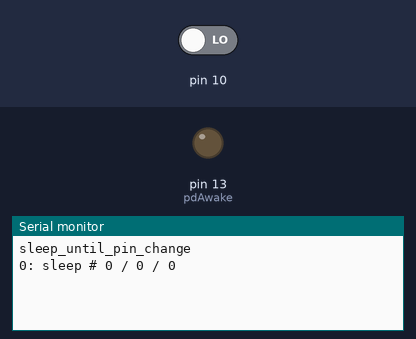
A sketch run on a simulated Arduino Mega 2560, built with avr-gcc and run on an emulated ATmega2560. Parts: output pins drawn as LEDs (lit = HIGH), the last lines printed to the serial monitor. The test bench sets the inputs (shaded band); at power-on: pin 10 LOW. Sleep ends after the set time or at an interrupt.

Above: at 1.2 s.
1.3 s: pin 10 driven HIGH
At 2.4 s:
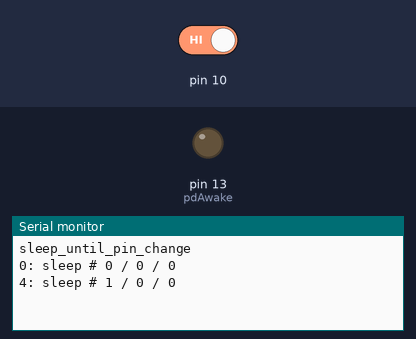
2.8 s: pin 10 driven LOW
At 3.5 s:
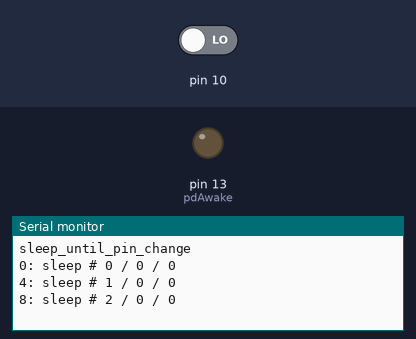

Measured:
- after the input at 1.3 s, the serial monitor: prints a new line at once (image 1)
- after the input at 2.8 s, the serial monitor: prints a new line at once (image 2)

The sketch:

test_sleep_pin_change_wake.ino
```cpp
/****************************************************************
 * Watchdog Sleep Example
 * Demonstrate the Watchdog and Sleep Functions

 * KHM 2008 / Lab3/  Martin Nawrath nawrath@khm.de
 * Kunsthochschule fuer Medien Koeln
 * Academy of Media Arts Cologne

 * Modified by Charles B. Malloch, PhD

****************************************************************/

// cbm note: works OK on ATmega168P

#include <avr/sleep.h>
#include <avr/wdt.h>

#define pdAwake  13
// #define pdWakeUp 12
// kludge - Arduino pin D12 is PCINT4
#define pcintWakeUp 4

/*  pin   PCINT
     D0     16
     D1     17
     D2     18
     D3     19
     D4     20
     D5     21
     D6     22
     D7     23
     D8      0
     D9      1
     D10     2
     D11     3
     D12     4
     D13     5
     A0      8
     A1      9
     A2     10
     A3     11
     A4     12
     A5     13
*/

#ifndef cbi
#define cbi(sfr, bit) (_SFR_BYTE(sfr) &= ~_BV(bit))
#endif
#ifndef sbi
#define sbi(sfr, bit) (_SFR_BYTE(sfr) |= _BV(bit))
#endif

volatile unsigned long n_PCINT0 = 0;
volatile unsigned long n_PCINT1 = 0;
volatile unsigned long n_PCINT2 = 0;

void setup(){

  Serial.begin ( 115200 );

  pinMode ( pdAwake, OUTPUT ); digitalWrite ( pdAwake, 1 );

  Serial.println ( "sleep_until_pin_change" );

  // CPU Sleep Modes
  // SM2 SM1 SM0 Sleep Mode
  // 0    0  0 Idle
  // 0    0  1 ADC Noise Reduction
  // 0    1  0 Power-down -- int-1_int-0_pinChg TWImatch WDT
  // 0    1  1 Power-save -- int-1_int-0_pinChg TWImatch timer2 WDT
  // 1    0  0 Reserved
  // 1    0  1 Reserved
  // 1    1  0 Standby(1) -- mainClk timerOscillator int-1_int-0_pinChg TWImatch WDT
  // 1    1  1 Extended Standby -- mainClk timerOscillator int-1_int-0_pinChg TWImatch timer2 WDT

  // SMCR is the sleep mode control register
  // 0  010 -> power-down mode

  cbi ( SMCR, SE  );     // clear sleep enable
  cbi ( SMCR, SM2 );     // power down mode
  sbi ( SMCR, SM1 );     // power down mode
  cbi ( SMCR, SM0 );     // power down mode

  setup_pin_change_interrupt ( pcintWakeUp );  // arg sets the watchdog timeout interval

}

//****************************************************************

void loop(){

  static int nint = 0;

  /*
    what really happens here?
      a pin changes
      n_PCINT is bumped by the interrupt routine
      prints happen
      goes back to sleep

    no need to wait for timed-out watchdog - we sleep until it times out!
      as demonstrated by disabling the if
  */

  Serial.print ( millis() );
  Serial.print ( ": sleep # " );
  Serial.print ( n_PCINT0 ); Serial.print ( " / " );
  Serial.print ( n_PCINT1 ); Serial.print ( " / " );
  Serial.print ( n_PCINT2 ); Serial.println ();

  // at 115200 baud, each character of 8 bits + 1 start bit + 2 stop bits = 11 bits
  // takes 11/115200 = 95.5 us
  delay ( 4 );                     // wait for the characters to be sent before sleeping

  // ***************** prepare to sleep, go to sleep

  digitalWrite ( pdAwake, 0 );
  pinMode ( pdAwake, INPUT );      // set all used ports to input to save power

  system_sleep();                  // we come back to the next line when we awaken

  pinMode ( pdAwake, OUTPUT );     // reset set all ports back to pre-sleep states
  digitalWrite ( pdAwake, 1 );

  // ***************** now we're awake again


}


//****************************************************************
//****************************************************************
//****************************************************************

void system_sleep() {

// set system into the sleep state
// system wakes up when wtchdog is timed out

  cbi ( ADCSRA, ADEN );                    // switch Analog to Digital converter OFF

  set_sleep_mode ( SLEEP_MODE_PWR_DOWN );  // sleep mode is set here
  sleep_enable ();

  sleep_mode ();                           // System sleeps here

	sleep_disable ();                        // System continues execution here when watchdog timed out
	sbi ( ADCSRA, ADEN );                    // switch Analog to Digital converter back ON

}

//****************************************************************

void setup_external_interrupt ( int senseControl0, int senseControl1 ) {
}

void setup_pin_change_interrupt ( int pin ) {

  if ( pin <  0 ) pin =  0;
  if ( pin > 23 ) pin = 23;

  // PCICR is the pin change interrupt control register
  if ( pin <= 7 ) {
    // PCI0
    PCICR = 1 << PCIE0;
    PCMSK0 |= ( 1 << ( pin % 8 ) );
  } else if ( pin <= 14 ) {
    // PCI1
    PCICR = 1 << PCIE1;
    PCMSK1 |= ( 1 << ( pin % 8 ) );
  } else {
    // PCI2
    PCICR = 1 << PCIE2;
    PCMSK2 |= ( 1 << ( pin % 8 ) );
  }

  // PCIFR is the pin change interrupt flag register
  PCIFR = 0;  // clear the interrupt flags

}

//****************************************************************

ISR ( PCINT0_vect ) {

// Pin Change Interrupt Service; is executed when an enabled pin changes

  n_PCINT0++;  // set global flag

}

ISR ( PCINT1_vect ) {

// Pin Change Interrupt Service; is executed when an enabled pin changes

  n_PCINT1++;  // set global flag

}
ISR ( PCINT2_vect ) {

// Pin Change Interrupt Service; is executed when an enabled pin changes

  n_PCINT2++;  // set global flag

}
```
